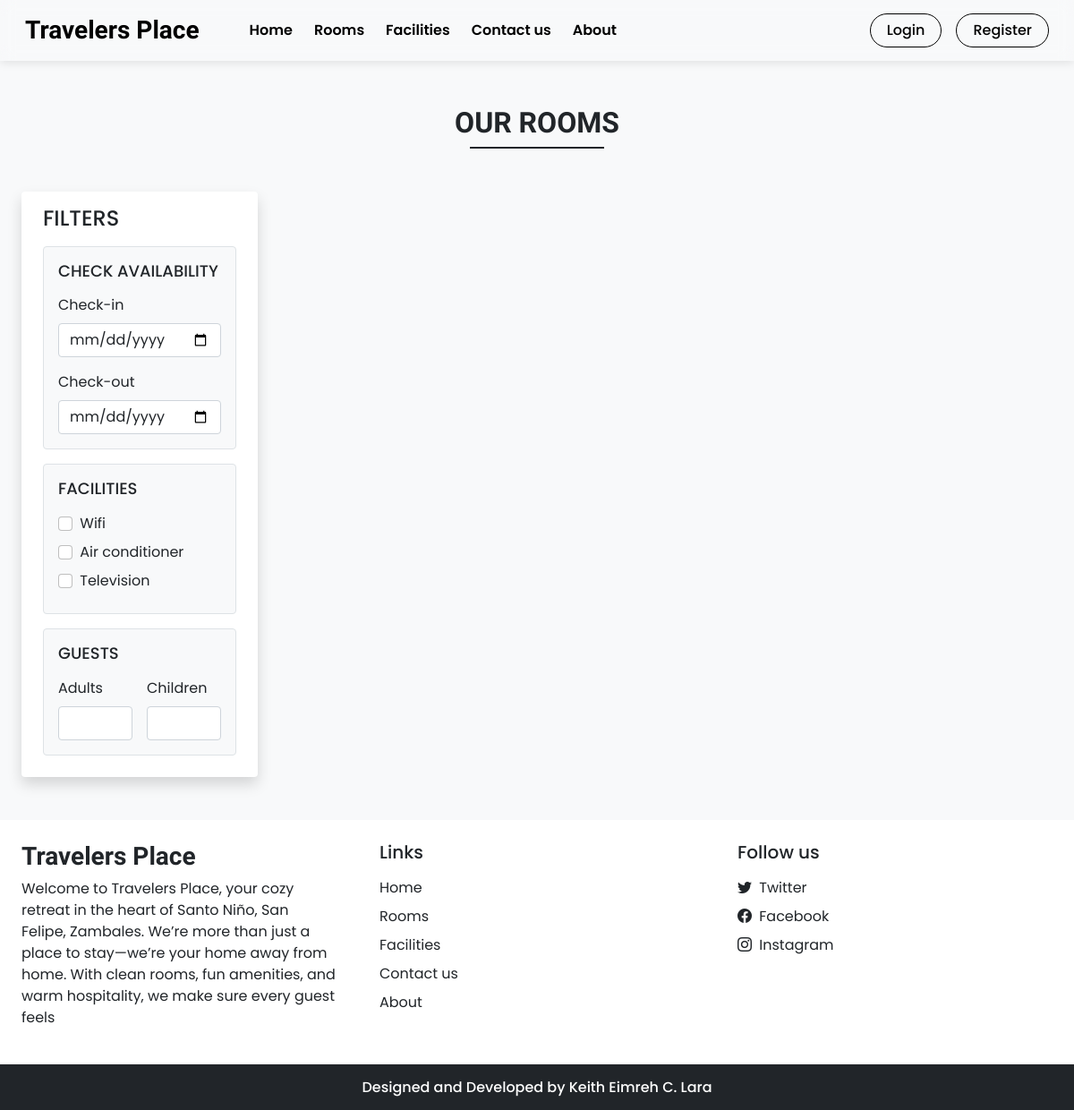
Before: /rooms.php with the older database file.
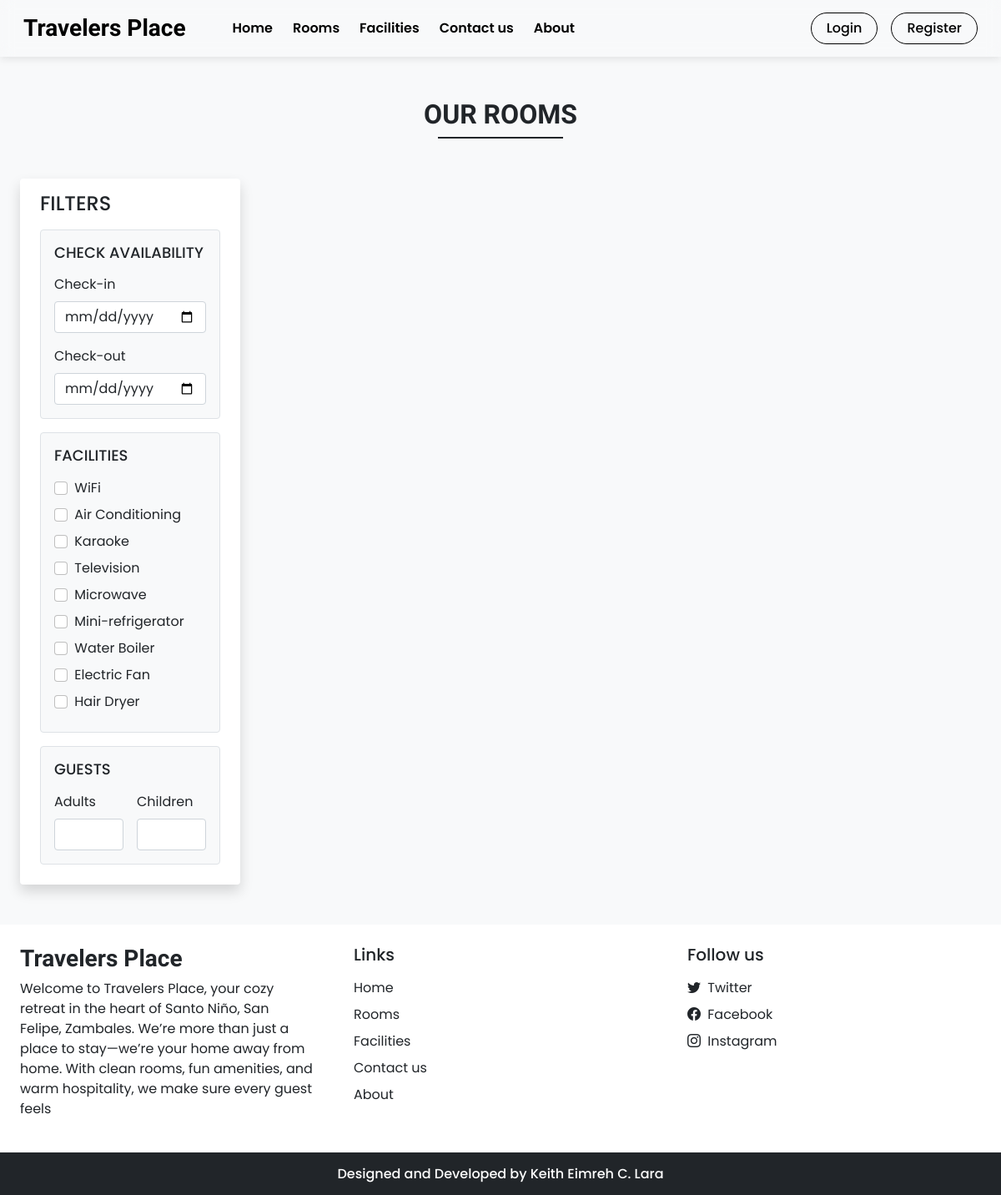
After: the same page with the newer database file.
### tables this page shows
CREATE TABLE `settings` (
  `sr_no` int(11) NOT NULL AUTO_INCREMENT,
  `site_title` varchar(50) NOT NULL,
  `site_about` varchar(250) NOT NULL,
  `shutdown` tinyint(1) NOT NULL,
  PRIMARY KEY (`sr_no`)
);

CREATE TABLE `facilities` (
  `id` int(11) NOT NULL AUTO_INCREMENT,
  `icon` varchar(100) NOT NULL,
  `name` varchar(50) NOT NULL,
  `description` varchar(250) NOT NULL,
  PRIMARY KEY (`id`)
);

### admin/inc/db_config.php (called while the page is built, shortened)
<?php
  function selectAll($table)
  {
    $con = $GLOBALS['con'];
    $res = mysqli_query($con,"SELECT * FROM $table");
    return $res;
  }
  function select($sql,$values,$datatypes)
  {
    $con = $GLOBALS['con'];
    if($stmt = mysqli_prepare($con,$sql))
    {
      if(!empty($values)){
        mysqli_stmt_bind_param($stmt,$datatypes,...$values);
      }
      if(mysqli_stmt_execute($stmt)){
        $res = mysqli_stmt_get_result($stmt);
        return $res;
      }
      else{
        mysqli_stmt_close($stmt);
        die("Query cannot be executed - Select");
      }
    }
    else{
      die("Query cannot be prepared - Select");
    }
  }
?>

### rooms.php (the view, shortened to what this page needs)
<!DOCTYPE html>
<html lang="en">
<head>
  <?php require('inc/links.php'); ?>
</head>
<body class="bg-light">
  <?php
    require('inc/header.php');
    $checkin_default="";
    $checkout_default="";
    $adult_default="";
    $children_default="";
  ?>
  <div class="my-5 px-4">
    <h2 class="fw-bold h-font text-center">OUR ROOMS</h2>
    <div class="h-line bg-dark"></div>
  </div>
  <div class="container-fluid">
    <div class="row">
      <div class="col-lg-3 col-md-12 mb-lg-0 mb-4 ps-4">
        <nav class="navbar navbar-expand-lg navbar-light bg-white rounded shadow">
          <div class="container-fluid flex-lg-column align-items-stretch">
            <h4 class="mt-2">FILTERS</h4>
            <div class="collapse navbar-collapse flex-column align-items-stretch mt-2" id="filterDropdown">
              <div class="border bg-light p-3 rounded mb-3">
                <h5 class="d-flex align-items-center justify-content-between mb-3" style="font-size: 18px;">
                  <span>CHECK AVAILABILITY</span>
                </h5>
                <label class="form-label">Check-in</label>
                <input type="date" class="form-control shadow-none mb-3" value="<?php echo $checkin_default ?>" id="checkin" onchange="chk_avail_filter()">
                <label class="form-label">Check-out</label>
                <input type="date" class="form-control shadow-none" value="<?php echo $checkout_default ?>"  id="checkout" onchange="chk_avail_filter()">
              </div>
              <div class="border bg-light p-3 rounded mb-3">
                <h5 class="d-flex align-items-center justify-content-between mb-3" style="font-size: 18px;">
                  <span>FACILITIES</span>
                </h5>
                <?php
                  $facilities_q = selectAll('facilities');
                  while($row = mysqli_fetch_assoc($facilities_q))
                  {
                    echo<<<facilities
                      <div class="mb-2">
                        <input type="checkbox" onclick="fetch_rooms()" name="facilities" value="$row[id]" class="form-check-input shadow-none me-1" id="$row[id]">
                        <label class="form-check-label" for="$row[id]">$row[name]</label>
                      </div>
                    facilities;
                  }
                ?>
              </div>
              <div class="border bg-light p-3 rounded mb-3">
                <h5 class="d-flex align-items-center justify-content-between mb-3" style="font-size: 18px;">
                  <span>GUESTS</span>
                </h5>
                <div class="d-flex">
                  <div class="me-3">
                    <label class="form-label">Adults</label>
                    <input type="number" min="1" id="adults" value="<?php echo $adult_default ?>" oninput="guests_filter()" class="form-control shadow-none">
                  </div>
                  <div>
                    <label class="form-label">Children</label>
                    <input type="number" min="1" id="children" value="<?php echo $children_default ?>" oninput="guests_filter()" class="form-control shadow-none">
                  </div>
                </div>
              </div>
            </div>
          </div>
        </nav>
      </div>
      <div class="col-lg-9 col-md-12 px-4" id="rooms-data">
      </div>
    </div>
  </div>
  <?php require('inc/footer.php'); ?>
</body>
</html>

### inc/links.php (shortened to what this page needs)
<link href="https://cdn.jsdelivr.net/npm/bootstrap@5.0.2/dist/css/bootstrap.min.css" rel="stylesheet">
<link rel="stylesheet" href="https://cdn.jsdelivr.net/npm/bootstrap-icons@1.9.1/font/bootstrap-icons.css">
<link rel="stylesheet" href="css/common.css?v=<?php echo filemtime('css/common.css'); ?>">
<?php
  require('admin/inc/db_config.php');
  $contact_q = "SELECT * FROM `contact_details` WHERE `sr_no`=?";
  $settings_q = "SELECT * FROM `settings` WHERE `sr_no`=?";
  $values = [1];
  $contact_r = mysqli_fetch_assoc(select($contact_q,$values,'i'));
  $settings_r = mysqli_fetch_assoc(select($settings_q,$values,'i'));
?>

### inc/header.php (shortened to what this page needs)
<nav id="nav-bar" class="navbar navbar-expand-lg navbar-dark px-lg-3 py-lg-2 fixed-top">
  <div class="container-fluid">
    <a class="navbar-brand me-5 fw-bold fs-3 h-font" href="index.php"><?php echo $settings_r['site_title'] ?></a>
    <div class="collapse navbar-collapse" id="navbarSupportedContent">
      <ul class="navbar-nav me-auto mb-2 mb-lg-0">
        <li class="nav-item">
          <a class="nav-link me-2" href="index.php">Home</a>
        </li>
        <li class="nav-item">
          <a class="nav-link me-2" href="rooms.php">Rooms</a>
        </li>
        <li class="nav-item">
          <a class="nav-link me-2" href="facilities.php">Facilities</a>
        </li>
        <li class="nav-item">
          <a class="nav-link me-2" href="contact.php">Contact us</a>
        </li>
        <li class="nav-item">
          <a class="nav-link" href="about.php">About</a>
        </li>
      </ul>
      <div class="d-flex">
        <?php
          if(isset($_SESSION['login']) && $_SESSION['login']==true)
          {
            $path = USERS_IMG_PATH;
            echo<<<data
              <div class="d-flex align-items-center">
                <div class="dropdown me-3">
                  <a class="position-relative text-dark" href="#" role="button" id="notificationDropdown" data-bs-toggle="dropdown" aria-expanded="false">
                    <i class="bi bi-bell fs-5"></i>
                    <span id="notification-badge" class="position-absolute top-0 start-100 translate-middle badge rounded-pill bg-danger" style="display: none; font-size: 0.6rem;">
                      0
                    </span>
                  </a>
                  <ul class="dropdown-menu dropdown-menu-end" aria-labelledby="notificationDropdown">
                    <li><h6 class="dropdown-header">Notifications</h6></li>
                    <li><hr class="dropdown-divider m-0"></li>
                    <div id="notification-dropdown" style="max-height: 300px; overflow-y: auto;">
                      <div class="dropdown-item text-center text-muted py-3">Loading notifications...</div>
                    </div>
                    <li><hr class="dropdown-divider m-0"></li>
                    <li><a class="dropdown-item text-center text-primary" href="user/notifications.php" onclick="var dropdown = bootstrap.Dropdown.getInstance(document.getElementById('notificationDropdown')); if(dropdown) dropdown.hide();">View All Notifications</a></li>
                  </ul>
                </div>
                <div class="btn-group">
                  <button type="button" class="btn btn-outline-dark shadow-none dropdown-toggle" data-bs-toggle="dropdown" data-bs-display="static" aria-expanded="false">
                    <img src="$path$_SESSION[uPic]" style="width: 25px; height: 25px;" class="me-1 rounded-circle">
                    $_SESSION[uName]
                  </button>
                <ul class="dropdown-menu dropdown-menu-lg-end">
                  <li><a class="dropdown-item" href="profile.php">Profile</a></li>
                  <li><a class="dropdown-item" href="bookings.php">Bookings</a></li>
                  <li><a class="dropdown-item" href="notifications.php">Notifications <span id="notification-badge-menu" class="badge bg-danger ms-2">0</span></a></li>
                  <li><a class="dropdown-item" id="logout-link" href="logout.php">Logout</a></li>
                </ul>
              </div>
            data;
          }
          else
          {
            echo<<<data
              <button type="button" class="btn btn-auth shadow-none me-lg-3 me-2" data-bs-toggle="modal" data-bs-target="#loginModal">
                Login
              </button>
              <button type="button" class="btn btn-auth shadow-none" data-bs-toggle="modal" data-bs-target="#registerModal">
                Register
              </button>
            data;
          }
        ?>
      </div>
    </div>
  </div>
</nav>

### inc/footer.php (shortened to what this page needs)
<footer>
<div class="container-fluid bg-white mt-5">
  <div class="row">
    <div class="col-lg-4 p-4">
      <h3 class="h-font fw-bold fs-3 mb-2"><?php echo $settings_r['site_title'] ?></h3>
      <p>
        <?php echo $settings_r['site_about'] ?>
      </p>
    </div>
    <div class="col-lg-4 p-4">
      <h5 class="mb-3">Links</h5>
      <a href="index.php" class="d-inline-block mb-2 text-dark text-decoration-none">Home</a> <br>
      <a href="rooms.php" class="d-inline-block mb-2 text-dark text-decoration-none">Rooms</a> <br>
      <a href="facilities.php" class="d-inline-block mb-2 text-dark text-decoration-none">Facilities</a> <br>
      <a href="contact.php" class="d-inline-block mb-2 text-dark text-decoration-none">Contact us</a> <br>
      <a href="about.php" class="d-inline-block mb-2 text-dark text-decoration-none">About</a>
    </div>
    <div class="col-lg-4 p-4">
        <h5 class="mb-3">Follow us</h5>
        <?php
          if($contact_r['tw']!=''){
            echo<<<data
              <a href="$contact_r[tw]" class="d-inline-block text-dark text-decoration-none mb-2">
                <i class="bi bi-twitter me-1"></i> Twitter
              </a><br>
            data;
          }
        ?>
        <a href="<?php echo $contact_r['fb'] ?>" class="d-inline-block text-dark text-decoration-none mb-2">
          <i class="bi bi-facebook me-1"></i> Facebook
        </a><br>
        <a href="<?php echo $contact_r['insta'] ?>" class="d-inline-block text-dark text-decoration-none">
          <i class="bi bi-instagram me-1"></i> Instagram
        </a><br>
    </div>
  </div>
</div>
<h6 class="text-center bg-dark text-white p-3 m-0">Designed and Developed by Keith Eimreh C. Lara</h6>
</footer>

### css/common.css (style rules this page uses)
:root { --teal: #2ec1ac; --teal_hover: #279e8c; }
* { font-family: 'Poppins', sans-serif; }
.h-font { font-family: 'Merienda', cursive; }
input[type=number] { -moz-appearance: textfield; }
.h-line { width: 150px; margin: 0 auto; height: 1.7px; }
#nav-bar { transition: all 0.3s ease; backdrop-filter: blur(8px); -webkit-backdrop-filter: blur(8px); }
body { padding-top: 70px; }
.navbar-light-mode { background: rgba(255, 255, 255, 0) !important; backdrop-filter: blur(10px); -webkit-backdrop-filter: blur(10px); box-shadow: 0 2px 10px rgba(0, 0, 0, 0.1); }
.navbar-light-mode .nav-link, .navbar-light-mode .navbar-brand, #nav-bar.navbar-light-mode .nav-link, #nav-bar.navbar-light-mode .navbar-brand { color: #000 !important; font-weight: 600 !important; text-shadow: none; }
.btn-auth { border-radius: 50px; padding: 6px 18px; font-weight: 500; background: transparent; transition: all 0.3s ease; }
.navbar-light-mode .btn-auth, #nav-bar.navbar-light-mode .btn-auth { border: 1px solid #000; color: #000; box-shadow: 0 0 10px rgba(0, 0, 0, 0.1); }

Changed rows visible on the page:
removed facilities: name "Wifi"
removed facilities: name "Air conditioner"
added facilities: name "WiFi"
added facilities: name "Air Conditioning"
added facilities: name "Karaoke"
added facilities: name "Microwave"
added facilities: name "Mini-refrigerator"
added facilities: name "Water Boiler"
added facilities: name "Electric Fan"
added facilities: name "Hair Dryer"
